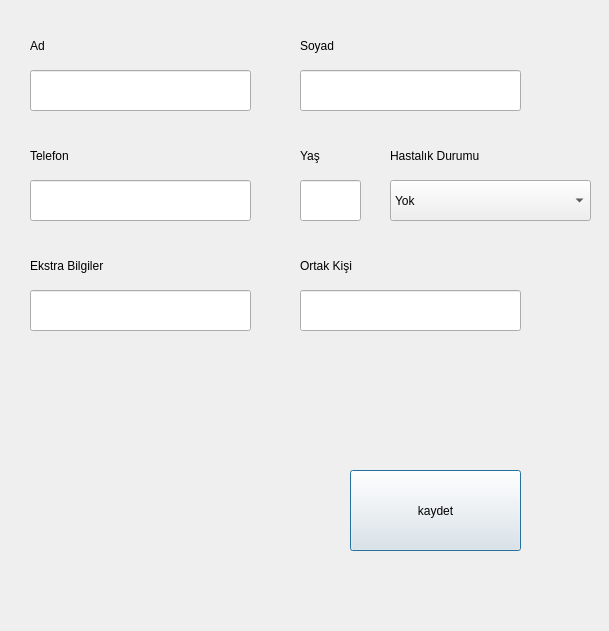
<?xml version="1.0" encoding="UTF-8"?>
<ui version="4.0">
 <class>Dialog</class>
 <widget class="QDialog" name="Dialog">
  <property name="geometry">
   <rect>
    <x>0</x>
    <y>0</y>
    <width>609</width>
    <height>631</height>
   </rect>
  </property>
  <property name="windowTitle">
   <string>Dialog</string>
  </property>
  <widget class="QLineEdit" name="lineEditAd">
   <property name="geometry">
    <rect>
     <x>30</x>
     <y>70</y>
     <width>221</width>
     <height>41</height>
    </rect>
   </property>
  </widget>
  <widget class="QLineEdit" name="lineEditSoyad">
   <property name="geometry">
    <rect>
     <x>300</x>
     <y>70</y>
     <width>221</width>
     <height>41</height>
    </rect>
   </property>
  </widget>
  <widget class="QLineEdit" name="lineEditTelefon">
   <property name="geometry">
    <rect>
     <x>30</x>
     <y>180</y>
     <width>221</width>
     <height>41</height>
    </rect>
   </property>
  </widget>
  <widget class="QComboBox" name="hastalikBox">
   <property name="geometry">
    <rect>
     <x>390</x>
     <y>180</y>
     <width>201</width>
     <height>41</height>
    </rect>
   </property>
   <item>
    <property name="text">
     <string>Yok</string>
    </property>
   </item>
   <item>
    <property name="text">
     <string>Çölyak</string>
    </property>
   </item>
   <item>
    <property name="text">
     <string>Tansiyon</string>
    </property>
   </item>
   <item>
    <property name="text">
     <string>Şeker</string>
    </property>
   </item>
  </widget>
  <widget class="QLabel" name="label">
   <property name="geometry">
    <rect>
     <x>30</x>
     <y>30</y>
     <width>91</width>
     <height>31</height>
    </rect>
   </property>
   <property name="text">
    <string>Ad</string>
   </property>
  </widget>
  <widget class="QLabel" name="label_2">
   <property name="geometry">
    <rect>
     <x>300</x>
     <y>30</y>
     <width>91</width>
     <height>31</height>
    </rect>
   </property>
   <property name="text">
    <string>Soyad</string>
   </property>
  </widget>
  <widget class="QLabel" name="label_3">
   <property name="geometry">
    <rect>
     <x>30</x>
     <y>140</y>
     <width>91</width>
     <height>31</height>
    </rect>
   </property>
   <property name="text">
    <string>Telefon</string>
   </property>
  </widget>
  <widget class="QLineEdit" name="lineEditYas">
   <property name="geometry">
    <rect>
     <x>300</x>
     <y>180</y>
     <width>61</width>
     <height>41</height>
    </rect>
   </property>
  </widget>
  <widget class="QLabel" name="label_4">
   <property name="geometry">
    <rect>
     <x>300</x>
     <y>140</y>
     <width>91</width>
     <height>31</height>
    </rect>
   </property>
   <property name="text">
    <string>Yaş</string>
   </property>
  </widget>
  <widget class="QLabel" name="label_5">
   <property name="geometry">
    <rect>
     <x>390</x>
     <y>140</y>
     <width>91</width>
     <height>31</height>
    </rect>
   </property>
   <property name="text">
    <string>Hastalık Durumu</string>
   </property>
  </widget>
  <widget class="QLabel" name="label_6">
   <property name="geometry">
    <rect>
     <x>30</x>
     <y>250</y>
     <width>91</width>
     <height>31</height>
    </rect>
   </property>
   <property name="text">
    <string>Ekstra Bilgiler</string>
   </property>
  </widget>
  <widget class="QLineEdit" name="lineEditOrtak">
   <property name="geometry">
    <rect>
     <x>300</x>
     <y>290</y>
     <width>221</width>
     <height>41</height>
    </rect>
   </property>
  </widget>
  <widget class="QLabel" name="label_7">
   <property name="geometry">
    <rect>
     <x>300</x>
     <y>250</y>
     <width>91</width>
     <height>31</height>
    </rect>
   </property>
   <property name="text">
    <string>Ortak Kişi</string>
   </property>
  </widget>
  <widget class="QPushButton" name="pushButtonKaydet">
   <property name="geometry">
    <rect>
     <x>350</x>
     <y>470</y>
     <width>171</width>
     <height>81</height>
    </rect>
   </property>
   <property name="text">
    <string>kaydet</string>
   </property>
  </widget>
  <widget class="QLineEdit" name="lineEditEkstra">
   <property name="geometry">
    <rect>
     <x>30</x>
     <y>290</y>
     <width>221</width>
     <height>41</height>
    </rect>
   </property>
  </widget>
 </widget>
 <resources/>
 <connections/>
</ui>
